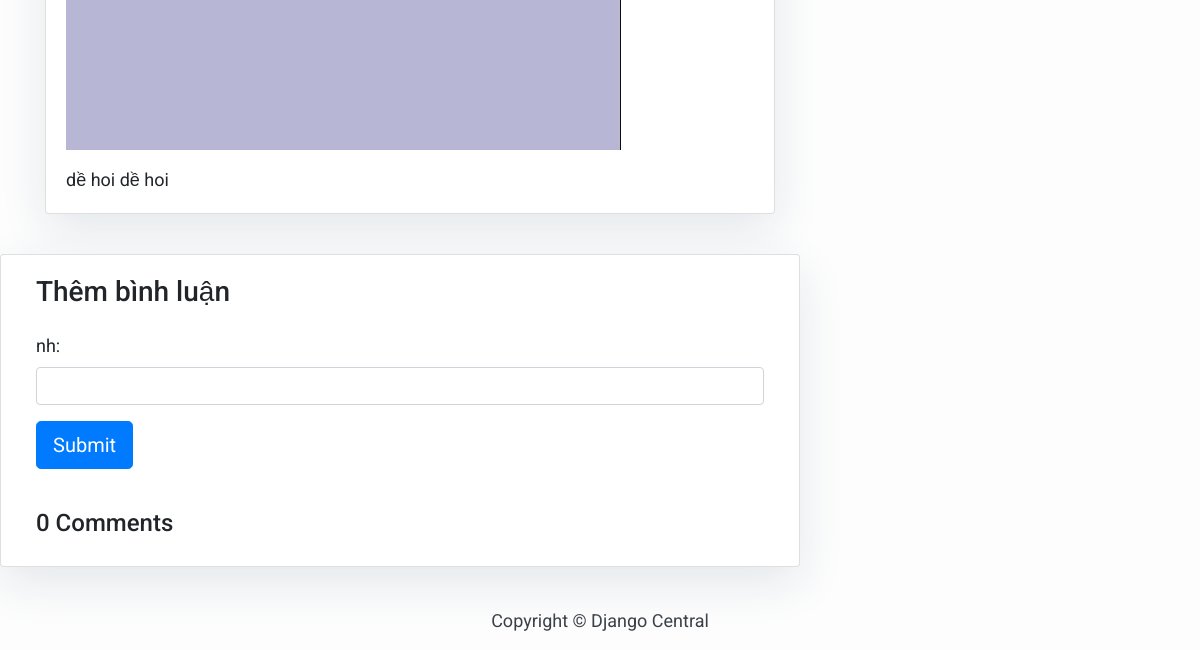
Page /home/detail/9 (signed in, lower part) on the earlier database version.
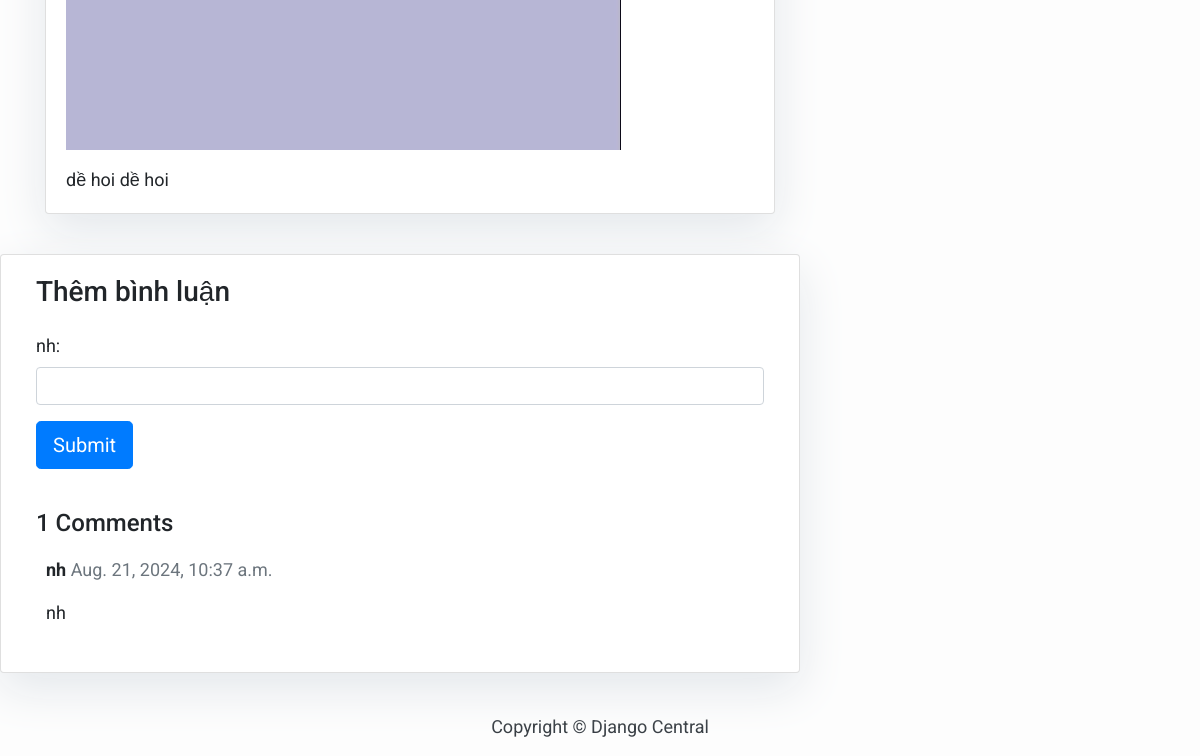
Same page on the later database version.
### home/models.py (models this page shows, shortened)
class post_blog(models.Model):
    title_blog= models.CharField(max_length=255, unique=True)
    author_blog = models.ForeignKey(User, on_delete=models.CASCADE, related_name="blog_post")
    created_on = models.DateTimeField(auto_now_add=True)
    updated_on = models.DateTimeField(auto_now=True)
    content_blog = models.TextField()
    blog_image = models.FileField(default="")
    status_blog = models.IntegerField(choices=STATUS, default=0)

class Comment(models.Model):
    post = models.ForeignKey(post_blog,on_delete=models.CASCADE,related_name='comments')
    name = models.CharField(max_length=80)
    body = models.TextField()
    created_on = models.DateTimeField(auto_now_add=True)
    active = models.BooleanField(default=False)
    class Meta:
        ordering = ['created_on']

### home/views.py (the view, shortened to what this page needs)
# urls.py: path('detail/<int:id>', views.detailpost, name ='detailpost'),
@login_required(login_url='/usermem')
def detailpost(request, id):
    detailx = get_object_or_404(post_blog, id=id)
    comments = detailx.comments.all().values().order_by('-created_on')
    cmf = commentform
    content ={
            'detail': detailx,
            'post': detailx,
            'comments': comments,
            'comment_form': cmf,
            'user': request.user}
    return render(request, 'home/detailblog.html', content)

### home/templates/home/detailblog.html (shortened to what this page needs)
{% extends "home/base.html" %}
{% block content %}
    <div class="container">
        <div class="row">
            <div class="col-md-8 mt-3 left">
                <div class="card mb-4">
                    <div class="card-body">
                        <p><img src="{{ detail.blog_image.url }}" alt="{{ detail.title_blog }}"></p>
                        <p class="card-text">{{detail.content_blog }}</p>
                    </div>
                </div>
            </div>
            {% block sidebar %} {% include 'home/sidebar.html' %} {% endblock sidebar %}
        </div>
    </div>
      <div class="col-md-8 card mb-4  mt-3 ">
        <div class="card-body">
            <h3>Thêm bình luận</h3>
            <form method="post" style="margin-top: 1.3em;">
                  <div class="form-group">
                      <label for="body">{{user}}:</label>
                      <input type="text" class="form-control" id="body" name="body" required>
                  </div>
                  <button type="submit" class="btn btn-primary  btn-lg">Submit</button>
            </form>
          </div>
        <div class="card-body">
           <h4>{{ comments.count }} Comments</h4>
            {% for comment in comments %}
            <div class="comments" style="padding: 10px;">
              <p class="font-weight-bold">
               {{ comment.name }}
                <span class=" text-muted font-weight-normal">
                  {{ comment.created_on }}
                </span>
              </p>
                    {{ comment.body | linebreaks }}
            </div>
            {% endfor %}
        </div>
      </div>
{%endblock%}

### home/templates/home/base.html (shortened to what this page needs)
<!DOCTYPE html>
<html>
    <head>
        <link rel="stylesheet" href="https://maxcdn.bootstrapcdn.com/bootstrap/4.0.0/css/bootstrap.min.css"
 />
        {% load static %}
        <link rel="stylesheet" href="{% static 'css/pagination.css' %}">
    </head>
    <body>
        {% block content %}{% endblock content %}
        <footer class="py-3 bg-grey">
            <p class="m-0 text-dark text-center ">Copyright &copy; Django Central</p>
        </footer>
    </body>
</html>

### home/templates/home/sidebar.html (shortened to what this page needs)
{% block sidebar %}
<div class="col-md-4 float-right ">
</div>
{% endblock sidebar %}

### home/templates/home/base.html (style rules this page uses)
body { font-family: "Roboto", sans-serif; font-size: 17px; background-color: #fdfdfd; }

### home/templates/home/detailblog.html (style rules this page uses)
body { font-family: "Roboto", sans-serif; font-size: 18px; background-color: #fdfdfd; }
.card { box-shadow: 0 16px 48px #E3E7EB; }

### home/templates/home/sidebar.html (style rules this page uses)
.card { box-shadow: 0 16px 48px #E3E7EB; }

Differences in the rows shown:
added Comment: name "nh", created_on "Aug. 21, 2024, 10:37 a.m.", body "nh"
Other differences:
{{ comments.count }}: "0" → "1"
